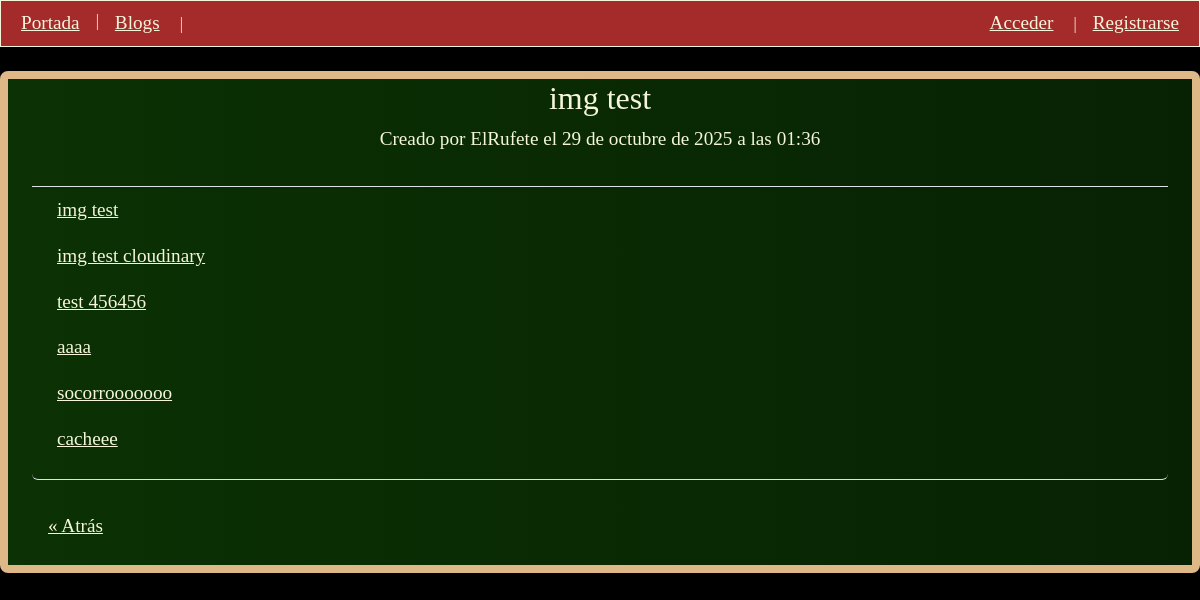
Page /blogs/8/ on the earlier database version.
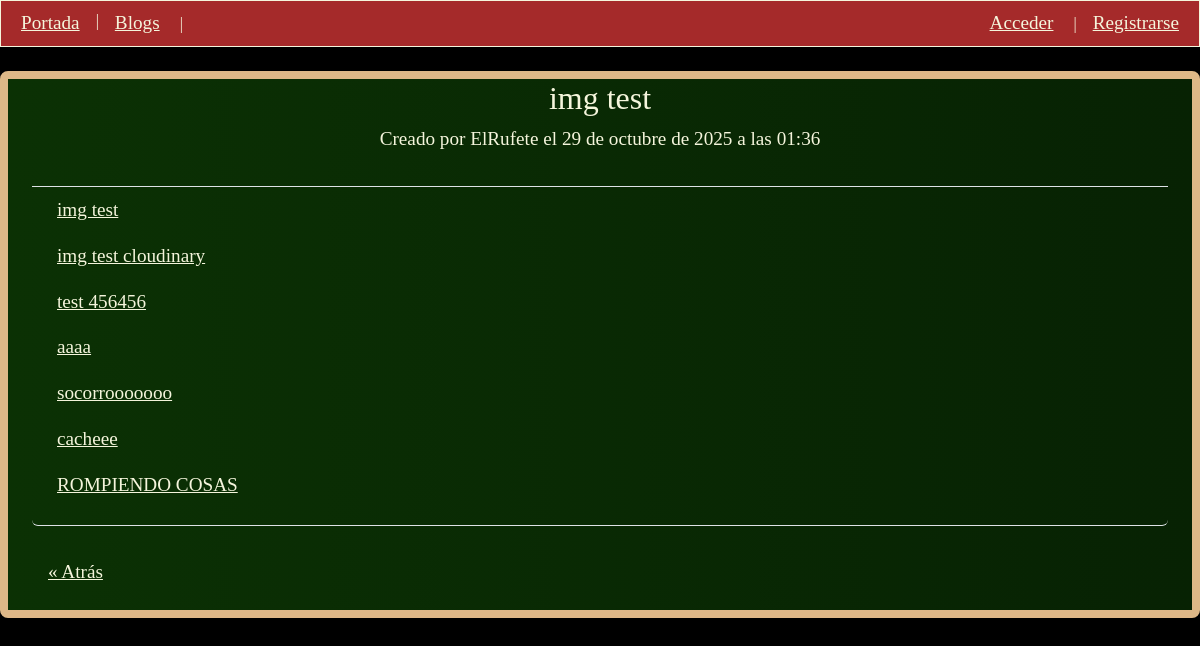
Same page on the later database version.
### blog/models.py (models this page shows, shortened)
class Blog(models.Model):
    text = models.CharField(max_length=140)
    date_added = models.DateTimeField(auto_now_add=True)
    author = models.ForeignKey(User, on_delete=models.CASCADE)

class Entry(models.Model):
    class Meta():
        verbose_name_plural = 'Entries'
    blog = models.ForeignKey(Blog, on_delete=models.CASCADE)
    title = models.CharField(max_length=50, default= 'Nueva entrada')
    text = models.TextField()
    date_added = models.DateTimeField(auto_now_add=True)
    banner = models.ImageField(upload_to='banners/',
                                blank=True,
                                null=True,
                                )

### blog/views.py (the view)
# urls.py: path('blogs/<int:blog_id>/', views.entries_list, name='entries_list'),
def entries_list(request,blog_id):
    blog = Blog.objects.get(id=blog_id)
    entries = blog.entry_set.order_by('date_added')
    context = {'blog': blog, 'entries': entries}
    return render(request, 'blog/entries_list.html', context)

### blog/templates/blog/entries_list.html (shortened to what this page needs)
{% extends "blog/layout.html" %}
{% block content%}
<div class="blackboard">
    <div class="centered border-bottom pb-3">
        <h2>  {{ blog.text }} </h2>
        <p class="message-link c">Creado por {{ blog.author }} el {{ blog.date_added }}</p>
    </div>
    <ul class="list-group pb-3 mb-4 border-bottom">
        {% for entry in entries %}
            <li class="list-group-item">
              <a href="{% url 'blog:entry' blog.id entry.id %}">{{entry.title}}</a>
            </li>
        {%empty%}
            <li>Aún no hay entradas para este tema. ¡Estrénalo!</li>
        {% endfor %}
    </ul>
    <p class="me-auto p-2">
        <a href="{% url 'blog:blogs_list' %}">&laquo; Atrás </a>
    </p>
</div>
{%endblock content%}

### blog/templates/blog/layout.html (shortened to what this page needs)
{% load static %}
{% load django_bootstrap5 %}
<!DOCTYPE html>
<html lang="es">
<head>
    {% bootstrap_css %}
    <link rel="stylesheet" href="{% static 'css/style.css' %}">
</head>
<body>
    <nav class="navbar navbar-expand-md navbar-dark mb-4 navbar-style">
        <div class="container-fluid">
            <div class="collapse navbar-collapse ms-auto" id="navbarCollapse">
                <ul class="navbar-nav me-auto mb-md-0">
                    <li class="nav-item">
                        <a href="{% url 'blog:home' %}">Portada</a>
                    </li>
                        <span class="d-none d-md-inline">|</span>
                    <li class="nav-item">
                        <a href="{% url 'blog:blogs_list' %}">Blogs</a>
                        <span class="d-none d-md-inline">|</span></li>
                </ul>
                <ul class="navbar-nav ms-auto mb-2 mb-md-0 pt-0 align-items-md-center">
                {% if user.is_authenticated %}
                    <li class="nav-item d-none d-md-inline">¡Hola, {{ user.username }}!</li>
                    <span class="d-none d-md-inline">|</span>
                    <form action="{% url 'accounts:logout' %}" method="post">
                        {% csrf_token %}
                        <button type="submit" class="logout-button nav-item">Cerrar sesión</button>
                    </form>
                {% else %}
                    <li class="nav-item">
                    <a href="{% url 'accounts:login' %}">Acceder</a>
                    <span class="d-none d-md-inline">|</span></li>
                    <li class="nav-item">
                    <a href="{% url 'accounts:register' %}">Registrarse</a> </li>
                {% endif %}
                </ul>
            </div>
        </div>
    </nav>
    {% block content%} {% endblock content%}
</body>
</html>

### blog/static/css/style.css (style rules this page uses)
body { background-color: black; color: beige }
.navbar-style { background-color: brown; border: solid beige 1px; color: beige; font-family:'Comic Sans MS', 'Comic Sans'; }
nav a { color: beige; margin-right: 0.5rem; margin-left: 0.5rem }
nav button, span { margin-right: 0.5rem; margin-left: 0.5rem }
a { color: beige; display: inline; font-size: 1.2rem; margin-right: 0.5rem; margin-left: 0.5rem }
.blackboard { display: flex; flex-direction: column; background-image: linear-gradient(to right,#0b3104, #072203) ; font-family:'Comic Sans MS'; border: solid 0.5rem burlywood; border-radius: 0.5rem; max-height: fit-content; margin-top: 0.5rem; padding: 0 1.5rem; }
.blackboard .list-group-item { background-color: transparent !important; color: beige; border-color: transparent }
.blackboard .centered { display: flex; flex-direction: column; align-items: center; }
.message-link { font-size: 1.2rem; align-items: center; display: inline-flex; }

Differences in the rows shown:
added Entry: title "ROMPIENDO COSAS"
